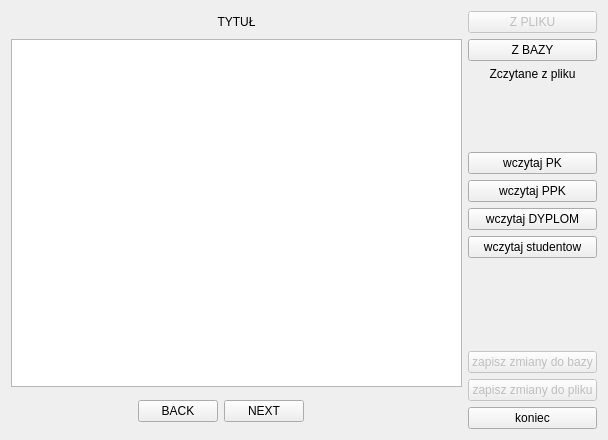
<?xml version="1.0" encoding="UTF-8"?>
<ui version="4.0">
 <class>edytor</class>
 <widget class="QDialog" name="edytor">
  <property name="geometry">
   <rect>
    <x>0</x>
    <y>0</y>
    <width>608</width>
    <height>440</height>
   </rect>
  </property>
  <property name="windowTitle">
   <string>Dialog</string>
  </property>
  <layout class="QGridLayout" name="gridLayout">
   <item row="0" column="0">
    <widget class="QLabel" name="TYTUL">
     <property name="text">
      <string>TYTUŁ</string>
     </property>
     <property name="alignment">
      <set>Qt::AlignCenter</set>
     </property>
    </widget>
   </item>
   <item row="0" column="1">
    <widget class="QPushButton" name="readPlik">
     <property name="enabled">
      <bool>false</bool>
     </property>
     <property name="text">
      <string>Z PLIKU</string>
     </property>
    </widget>
   </item>
   <item row="1" column="0" rowspan="10">
    <widget class="QTextEdit" name="poleTekstowe"/>
   </item>
   <item row="1" column="1">
    <widget class="QPushButton" name="readBaza">
     <property name="text">
      <string>Z BAZY</string>
     </property>
    </widget>
   </item>
   <item row="2" column="1">
    <widget class="QLabel" name="skadZczytane">
     <property name="text">
      <string>Zczytane z pliku</string>
     </property>
     <property name="alignment">
      <set>Qt::AlignCenter</set>
     </property>
    </widget>
   </item>
   <item row="3" column="1">
    <spacer name="verticalSpacer_2">
     <property name="orientation">
      <enum>Qt::Vertical</enum>
     </property>
     <property name="sizeHint" stdset="0">
      <size>
       <width>20</width>
       <height>72</height>
      </size>
     </property>
    </spacer>
   </item>
   <item row="4" column="1">
    <widget class="QPushButton" name="readPK">
     <property name="text">
      <string>wczytaj PK</string>
     </property>
    </widget>
   </item>
   <item row="5" column="1">
    <widget class="QPushButton" name="readPPK">
     <property name="text">
      <string>wczytaj PPK</string>
     </property>
    </widget>
   </item>
   <item row="6" column="1">
    <widget class="QPushButton" name="readDyplom">
     <property name="text">
      <string>wczytaj DYPLOM</string>
     </property>
    </widget>
   </item>
   <item row="7" column="1">
    <widget class="QPushButton" name="readStud">
     <property name="text">
      <string>wczytaj studentow</string>
     </property>
    </widget>
   </item>
   <item row="8" column="1">
    <spacer name="verticalSpacer">
     <property name="orientation">
      <enum>Qt::Vertical</enum>
     </property>
     <property name="sizeHint" stdset="0">
      <size>
       <width>20</width>
       <height>94</height>
      </size>
     </property>
    </spacer>
   </item>
   <item row="9" column="1">
    <widget class="QPushButton" name="saveBase">
     <property name="enabled">
      <bool>false</bool>
     </property>
     <property name="text">
      <string>zapisz zmiany do bazy</string>
     </property>
    </widget>
   </item>
   <item row="10" column="1" rowspan="2">
    <widget class="QPushButton" name="savePlik">
     <property name="enabled">
      <bool>false</bool>
     </property>
     <property name="text">
      <string>zapisz zmiany do pliku</string>
     </property>
    </widget>
   </item>
   <item row="11" column="0" rowspan="2">
    <layout class="QHBoxLayout" name="horizontalLayout">
     <item>
      <spacer name="horizontalSpacer">
       <property name="orientation">
        <enum>Qt::Horizontal</enum>
       </property>
       <property name="sizeHint" stdset="0">
        <size>
         <width>126</width>
         <height>20</height>
        </size>
       </property>
      </spacer>
     </item>
     <item>
      <widget class="QPushButton" name="back">
       <property name="text">
        <string>BACK</string>
       </property>
      </widget>
     </item>
     <item>
      <widget class="QPushButton" name="next">
       <property name="text">
        <string>NEXT</string>
       </property>
      </widget>
     </item>
     <item>
      <spacer name="horizontalSpacer_2">
       <property name="orientation">
        <enum>Qt::Horizontal</enum>
       </property>
       <property name="sizeHint" stdset="0">
        <size>
         <width>158</width>
         <height>20</height>
        </size>
       </property>
      </spacer>
     </item>
    </layout>
   </item>
   <item row="12" column="1">
    <widget class="QPushButton" name="koniec">
     <property name="text">
      <string>koniec</string>
     </property>
    </widget>
   </item>
  </layout>
 </widget>
 <resources/>
 <connections/>
</ui>
